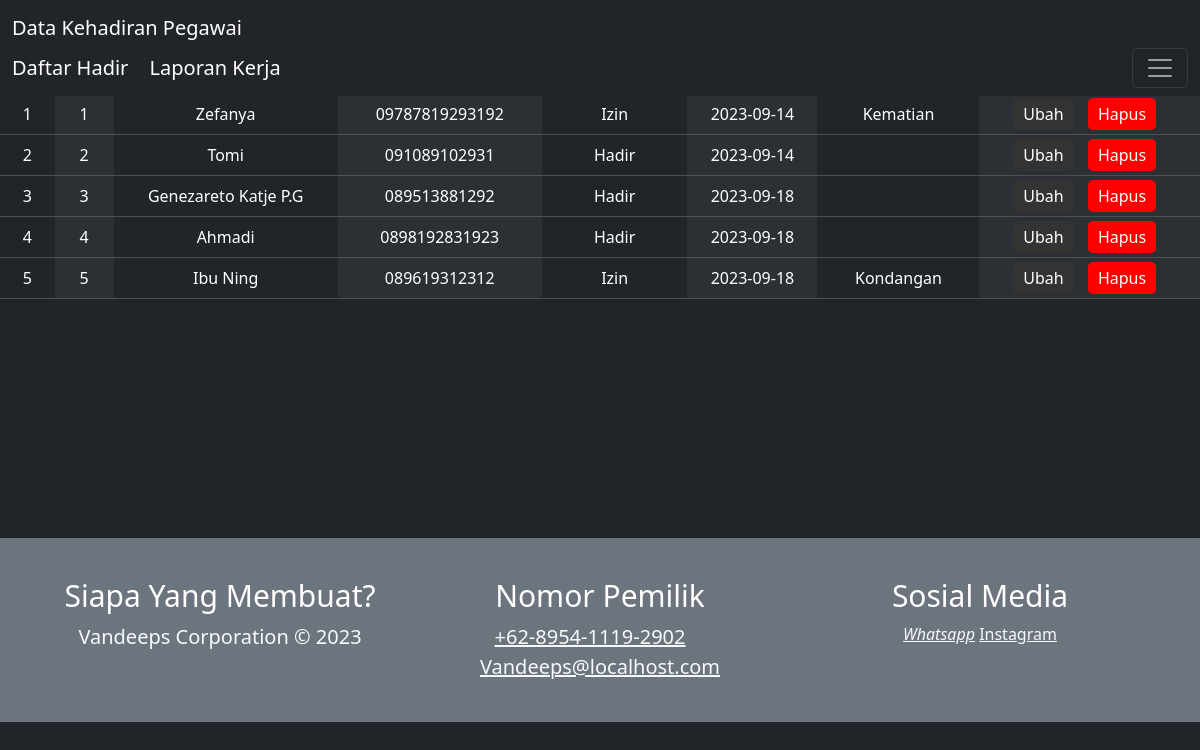
/viewabsen.php, run on the app's committed database.
### tables this page shows
CREATE TABLE `tb_absen` (
  `No` int(10) NOT NULL,
  `NIP` varchar(16) NOT NULL,
  `absen` enum('Hadir','Sakit','Izin') NOT NULL,
  `tgl` date DEFAULT NULL,
  `Ket` varchar(100) NOT NULL
);

CREATE TABLE `data_karyawan` (
  `NIP` varchar(16) NOT NULL,
  `nama` varchar(100) NOT NULL,
  `alamat` varchar(100) NOT NULL,
  `hp` varchar(16) NOT NULL
);

### viewabsen.php (the view, shortened to what this page needs)
<!DOCTYPE html>
<html lang="en">
<head>
  <link rel="stylesheet" href="style1.css" />
  <link href="https://cdn.jsdelivr.net/npm/bootstrap@5.3.1/dist/css/bootstrap.min.css" rel="stylesheet">
</head>
<body>
<a class="btn btn-primary" data-bs-toggle="offcanvas" href="#offcanvasExample" role="button" aria-controls="offcanvasExample">
</a>
<nav class="navbar navbar-dark bg-dark fixed-top">
  <div class="container-fluid">
    <a class="navbar-brand" href="index.php">Data Kehadiran Pegawai</a>
    <div>
    <a class="navbar-brand" href="tambahabsen.php"> Daftar Hadir </a>
    <a class="navbar-brand" href="tambahlaporan.php"> Laporan Kerja </a>
    </div>
    <button class="navbar-toggler" type="button" data-bs-toggle="offcanvas" data-bs-target="#offcanvasDarkNavbar" aria-controls="offcanvasDarkNavbar" aria-label="Toggle navigation">
      <span class="navbar-toggler-icon"></span>
    </button>
  </div>
</nav>
      <div>
  <table class="table table-dark table-striped-columns"  align="right" bgcolor="gray">
  <thead bgcolor="gray"
  align="center">
                  <tr>
                      <th>NO</th>
                      <th>NIP</th>
                      <th>NAMA PEGAWAI</th>
                      <th>NOMOR TELEPON</th>
                      <th>KEHADIRAN</th>
                      <th>TANGGAL</th>
                      <th>KETERANGAN</th>
                      <th colspan="2">AKSI</th>
                  </tr>
            </thead>
            <tbody bgcolor="gray" style="text-align: center; width=80% color:white;">
                  <?php
                  include "koneksi.php";
                  $tampil = mysqli_query($koneksi, "SELECT tb_absen.No, data_karyawan.NIP, data_karyawan.nama, data_karyawan.hp, tb_absen.absen,
                  tb_absen.tgl,tb_absen.ket FROM tb_absen INNER JOIN data_karyawan ON tb_absen.NIP = data_karyawan.NIP");
                  while ($row = mysqli_fetch_array($tampil)) {
                      echo "<tr>
                      <td>" . $row[0] . "</td>
                      <td>" . $row[1] . "</td>
                      <td>" . $row[2] . "</td>
                      <td>" . $row[3] . "</td>
                      <td>" . $row[4] . "</td>
                      <td>" . $row[5] . "</td>
                      <td>" . $row[6] . "</td>
                      <td bgcolor='gray'>
                      <a href='editabsen.php?No=" . $row[0] . "' id='butViewEdit'>Ubah</a>
                      <a href='DeleteAbsen.php?No=" . $row[0] . "' id='butViewDelete'>Hapus</a>
                      </td>
                  </tr>";
                  }
                  ?>
            </tbody>
        </table>
</div>
<footer>
		<div class="jumbotron jumbotron-fluid bg-secondary p-4 mt-5 mb-0">
			<div class="container">
				<div class="row">
					<div class="col-12 col-sm-12 col-md-12 col-lg-4 col-xl-4 cizgi">
						<div class="card bg-secondary border-0">
							<div class="card-body text-light text-center">
								<h5 class="card-title text-white display-4" style="font-size:30px">Siapa Yang Membuat?</h5>
							<p class="d-inline lead">Vandeeps Corporation © 2023<br>
							</p>
							</div>
						</div>
					</div>
					<div class="col-12 col-sm-12 col-md-6 col-lg-4 col-xl-4 cizgi">
						<div class="card bg-secondary border-0">
							<div class="card-body text-center">
								<h5 class="card-title text-white display-4" style="font-size:30px">Nomor Pemilik</h5>
								<a class="text-light d-block lead" style="margin-left: -20px" href="https://wa.me/+62895411192902"><i class="fa fa-phone mr-2"></i>+62-8954-1119-2902</a>
								<a class="text-light d-block lead" href="#"><i class="fa fa-envelope mr-2"></i>Vandeeps@localhost.com</a>
							</div>
						</div>
					</div>
					<div class="col-12 col-sm-12 col-md-6 col-lg-4 col-xl-4">
						<div class="card bg-secondary border-0">
							<div class="card-body text-center">
							<h5 class="card-title text-white display-4" style="font-size:30px">Sosial Media</h5>
									<a class="text-light" href="https://wa.me/+62895411192902"><i class="fa fa-twitter-square fa-fw fa-2x">Whatsapp</i></a>
									<a class="text-light" href="https://instagram.com/evannsss._?igshid=OGQ5ZDc2ODk2ZA=="><i class="fa fa-instagram fa-fw fa-2x"></i>Instagram</a>
							</div>
						</div>
					</div>
				</div>
			</div>
		</div>
	</footer>
</body>
</html>

### style1.css (style rules this page uses)
*, html { margin: 0; padding: 0; }
body { background-color: #555; margin: 0; padding: 0; }
tBody { width: 80%; }
#butViewEdit { color: #fff; background-color:#333; padding: 5px 10px; margin-right: 10px; text-decoration: none; border-radius: 5px; }
#butViewDelete { color: #fff; background-color: red; padding: 5px 10px; margin-right: 10px; text-decoration: none; border-radius: 5px; }

### viewabsen.php (style rules this page uses)
body { background-image: url('mantap.png'); background-size:cover; background-position: center; background-repeat: repeat; }
.navbar-brand { width: 990px; }
body { background-color: #f0f0f0; }
table { margin-top:15px; }
footer { margin-top: 500px; }

### data on the page
tb_absen: No "1", NIP.NIP "1", NIP.nama "Zefanya", NIP.hp "09787819293192", absen "Izin", tgl "2023-09-14", Ket "Kematian"
tb_absen: No "2", NIP.NIP "2", NIP.nama "Tomi", NIP.hp "091089102931", absen "Hadir", tgl "2023-09-14"
tb_absen: No "3", NIP.NIP "3", NIP.nama "Genezareto Katje P.G", NIP.hp "089513881292", absen "Hadir", tgl "2023-09-18"
tb_absen: No "4", NIP.NIP "4", NIP.nama "Ahmadi", NIP.hp "0898192831923", absen "Hadir", tgl "2023-09-18"
tb_absen: No "5", NIP.NIP "5", NIP.nama "Ibu Ning", NIP.hp "089619312312", absen "Izin", tgl "2023-09-18", Ket "Kondangan"
